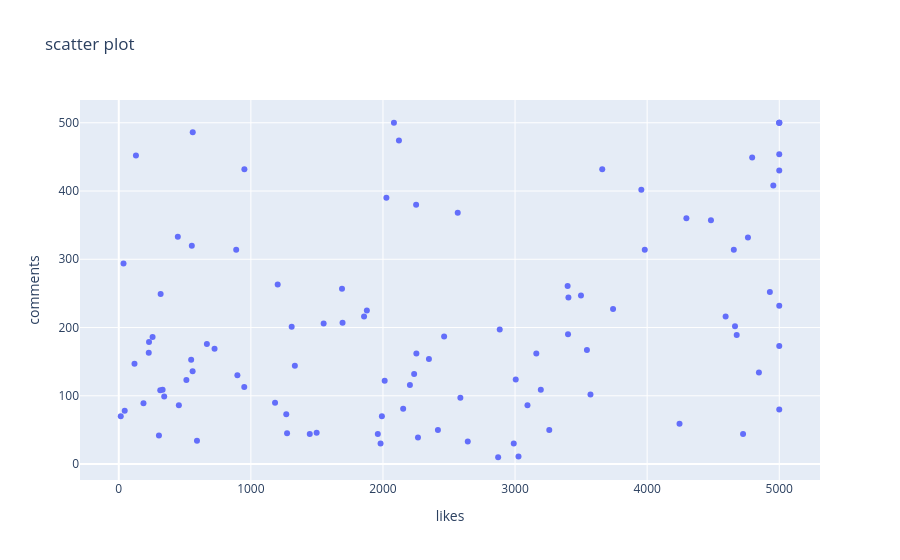

Here is the notebook cell this chart was saved with:
### Code cell
fig=px.scatter(df,x='likes',
               y='comments',
               title='Simple scatter plot')
fig.show()

### Figure 1 — Plotly figure (JSON) as saved in the notebook; plotly's stock layout.template omitted (floating-point values rounded to 4 significant figures)
{"data": [{"hovertemplate": "likes=%{x}<br>comments=%{y}<extra></extra>", "legendgroup": "", "marker": {"color": "#636efa", "symbol": "circle"}, "mode": "markers", "name": "", "orientation": "v", "showlegend": false, "type": "scatter", "x": [2121, 3660, 4955, 1183, 3499, 256, 1982, 1274, 317, 1878, 1446, 304, 45, 1333, 889, 2348, 2872, 512, 2013, 455, 559, 1961, 332, 5000, 898, 1992, 3161, 2083, 548, 4594, 4795, 4665, 119, 2253, 1309, 5000, 4245, 2463, 5000, 447, 667, 4929, 2586, 3259, 2236, 2251, 4726, 5000, 725, 1551, 1268, 950, 1498, 4297, 592, 3401, 4846, 2204, 344, 4763, 3544, 3742, 227, 130, 3982, 2265, 2026, 560, 187, 3094, 3398, 1690, 3026, 5000, 5000, 2153, 3571, 2990, 4678, 553, 2642, 4656, 5000, 1203, 2566, 2416, 15, 3404, 2884, 3195, 3956, 1857, 951, 1694, 3005, 36, 314, 229, 5000, 4483], "xaxis": "x", "y": [474, 432, 408, 90, 247, 186, 30, 45, 249, 225, 44, 42, 78, 144, 314, 154, 10, 123, 122, 86, 136, 44, 109, 80, 130, 70, 162, 500, 153, 216, 449, 202, 147, 162, 201, 500, 59, 187, 430, 333, 176, 252, 97, 50, 132, 380, 44, 232, 169, 206, 73, 113, 46, 360, 34, 190, 134, 116, 99, 332, 167, 227, 163, 452, 314, 39, 390, 486, 89, 86, 261, 257, 11, 454, 500, 81, 102, 30, 189, 320, 33, 314, 173, 263, 368, 50, 70, 244, 197, 109, 402, 216, 432, 207, 124, 294, 108, 179, 500, 357], "yaxis": "y"}], "layout": {"legend": {"tracegroupgap": 0}, "title": {"text": "scatter plot"}, "xaxis": {"anchor": "y", "domain": [0, 1], "title": {"text": "likes"}}, "yaxis": {"anchor": "x", "domain": [0, 1], "title": {"text": "comments"}}}}
